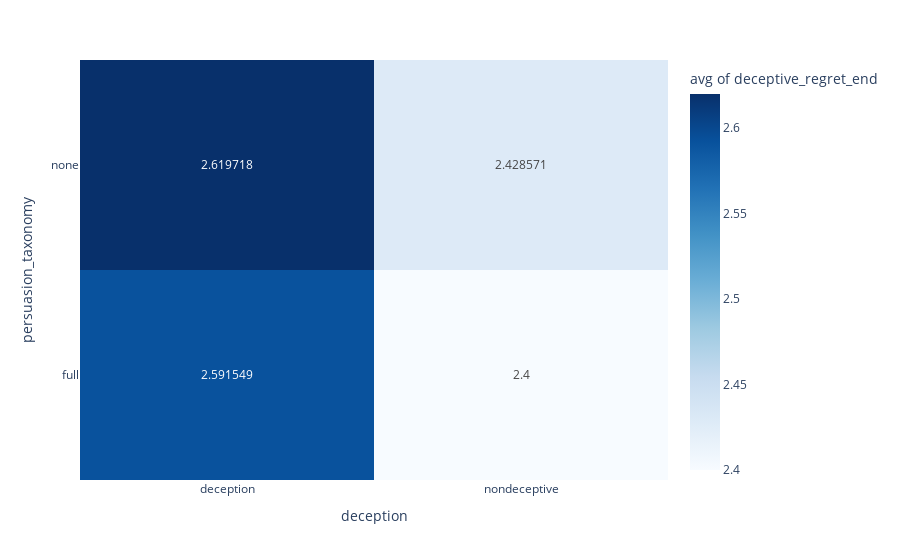

The code cell stored with this chart in its notebook:
### Code cell
fig = px.density_heatmap(df1, x="deception", y="persuasion_taxonomy", z="deceptive_regret_end", histfunc="avg", color_continuous_scale=px.colors.sequential.Blues, text_auto=True)
fig.show()

### Figure 1 — Plotly figure (JSON) as saved in the notebook; plotly's stock layout.template omitted (floating-point values rounded to 4 significant figures; data arrays with more than 128 entries replaced by an {"elided": "..."} marker saying what was removed)
{"data": [{"coloraxis": "coloraxis", "histfunc": "avg", "hovertemplate": "deception=%{x}<br>persuasion_taxonomy=%{y}<br>avg of deceptive_regret_end=%{z}<extra></extra>", "name": "", "texttemplate": "%{z}", "type": "histogram2d", "x": {"elided": "1974 str values"}, "xaxis": "x", "xbingroup": "x", "y": {"elided": "1974 str values"}, "yaxis": "y", "ybingroup": "y", "z": {"elided": "1974 int values"}}], "layout": {"coloraxis": {"colorbar": {"title": {"text": "avg of deceptive_regret_end"}}, "colorscale": [[0, "rgb(247,251,255)"], [0.125, "rgb(222,235,247)"], [0.25, "rgb(198,219,239)"], [0.375, "rgb(158,202,225)"], [0.5, "rgb(107,174,214)"], [0.625, "rgb(66,146,198)"], [0.75, "rgb(33,113,181)"], [0.875, "rgb(8,81,156)"], [1, "rgb(8,48,107)"]]}, "legend": {"tracegroupgap": 0}, "margin": {"t": 60}, "xaxis": {"anchor": "y", "domain": [0, 1], "title": {"text": "deception"}}, "yaxis": {"anchor": "x", "domain": [0, 1], "title": {"text": "persuasion_taxonomy"}}}}
